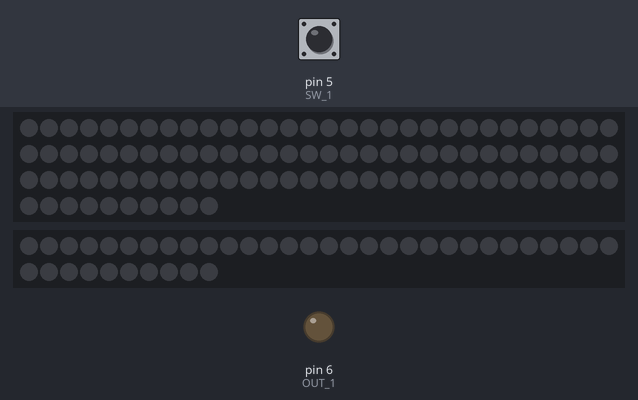
A sketch run on a simulated Arduino Uno, built with avr-gcc and run on an emulated ATmega328P. On the bench: 100 RGB LEDs in strip order, left to right, continuing on the next row, 40 RGB LEDs in strip order, left to right, continuing on the next row, output pins drawn as LEDs (lit = HIGH). The inputs (shaded band) are chosen by the test bench; at power-on: pin 5 (SW_1) HIGH.

Above: at 1.6 s.
1.7 s: pin 5 (SW_1) pulled LOW for 1 s
At 2.28 s:
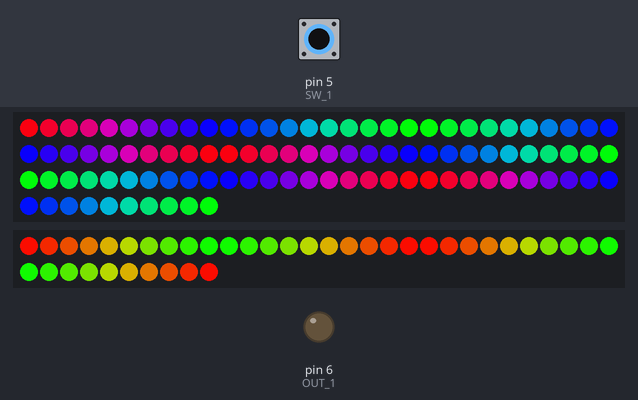
4.4 s: pin 5 (SW_1) pulled LOW for 0.5 s
6.4 s: pin 5 (SW_1) pulled LOW for 3.2 s
At 8.44 s:
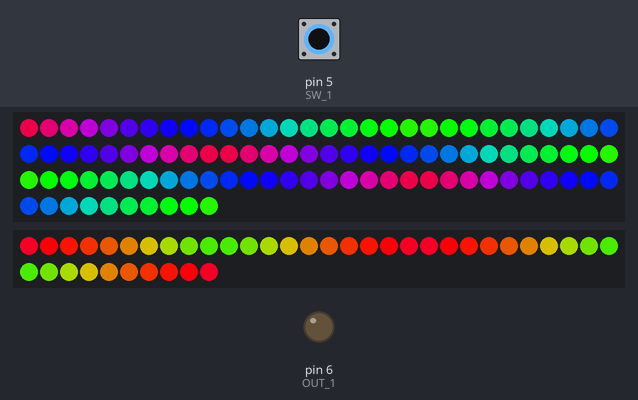
11.1 s: pin 5 (SW_1) pulled LOW for 1 s
13.8 s: pin 5 (SW_1) pulled LOW for 3.2 s
At 14.19 s:
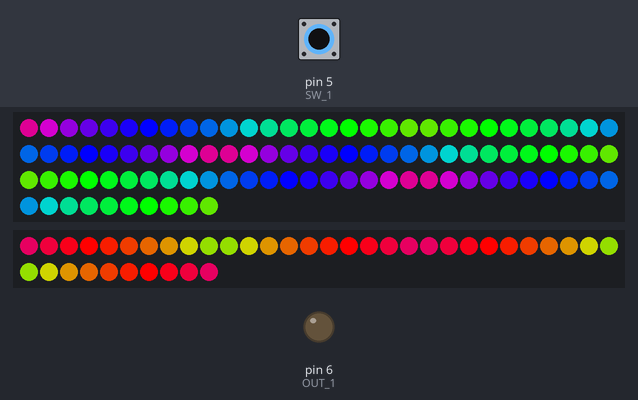
18.5 s: pin 5 (SW_1) pulled LOW for 0.5 s
Timing chart, 0 to 21.5 s (numbered marks = the images above; inputs shaded):
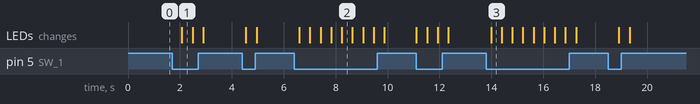

The sketch:

ChinaCabinetV1.ino
```cpp
/*
Tools -> Board -> Adafruit AVR Boards -> ProTrinket 5v/16MHz (USB)
Tools -> Port -> /dev/ttyS0
Tools -> Programmer -> USBtinyISP
Sketch -> Upload Using Programmer
*/

/* Physical Layout East< >West       Row (East no row 4)
*   9 <- 0   |       0 -> 19         0
* ---------- | --------------------
*  10 -> 19  |      39 <- 20         1
* ---------- | --------------------
*            |      40 -> 59         2
*  29 <- 20  | --------------------
* ---------- |      79 <- 60         3
*            | --------------------
*  30 -> 39  |      80 -> 99         4
* ---------- | --------------------
*  Or/W      |      Or       = +5V   (Connector Red)
*  Brn/W     |      Grn/W    = Gnd   (Connector Grn)
*  Brn       |      Grn      = Data  (Connector White)
*
* Logical Columns:
*          1 -> 30
*/

#include <Adafruit_NeoPixel.h>


// Neopixel parameters
#define PIN_W      4
#define PIN_E      8
#define SW_1       5  // Input from toggle switch, INPUT_PULLUP
#define OUT_1      6  // Set to output, always low, to use as reference for SW_1
#define NUM_SHELVES_W 5
#define NUM_SHELVES_E 4
#define STRIPLEN_W 20
#define STRIPLEN_E 10
#define NUM_LEDS_W NUM_SHELVES_W*STRIPLEN_W  // 5 shelves 20 LEDs each = 100
#define NUM_LEDS_E NUM_SHELVES_E*STRIPLEN_E  // 4 shelves 10 LEDs each = 40
int switchstate_1 = 1;  // We pull low to enable
int tdelay = 400;  // milliseconds between neopixel updates
// Parameter 1 = number of pixels in strip
// Parameter 2 = pin number (most are valid)
// Parameter 3 = pixel type flags, add together as needed:
// NEO_KHZ800 800 KHz bitstream (most NeoPixel products w/WS2812 LEDs)
// NEO_KHZ400 400 KHz (classic 'v1' (not v2) FLORA pixels, WS2811 drivers)
// NEO_GRB Pixels are wired for GRB bitstream (most NeoPixel products)
// NEO_RGB Pixels are wired for RGB bitstream (v1 FLORA pixels, not v2)
// Use NEO_GRB for strips, NEO_RGB for Amazon ALITOVE WS2811 12mm Diffused Digital RGB LED Pixel Light Individually Addressable Round LED Pixels Module IP68 Waterproof DC 5V 50pcs/Set
Adafruit_NeoPixel strip_w = Adafruit_NeoPixel(NUM_LEDS_W, PIN_W, NEO_GRB + NEO_KHZ800);
Adafruit_NeoPixel strip_e = Adafruit_NeoPixel(NUM_LEDS_E, PIN_E, NEO_GRB + NEO_KHZ800);

// serial port speed
#define SERIALBPS 115200

void showStrip() {
  strip_w.show();
  strip_e.show();
}

void lightsOff() {
  int i;
  for(i=0; i<NUM_LEDS_W; i++) {
    strip_w.setPixelColor(i, strip_w.Color(0, 0, 0));
  }
  for(i=0; i<NUM_LEDS_E; i++) {
    strip_e.setPixelColor(i, strip_e.Color(0, 0, 0));
  }
  showStrip();
  Serial.println("lightsOff() called");
}

int getPhysicalLoc (int row, int col) {
  // Pass row 0..4, and col 0..29
  // Will return value+1024 for east, +0 for west
  int physloc;
  // East cabinet
  if (col < STRIPLEN_E) {
    // Rows 0, 2 = right to left
    if ((row % 2) == 0) {
      physloc = (((row + 1) * STRIPLEN_E - 1) - col) + 1024;
    }
    // Rows 1, 3 = left to right
    else {
      physloc = ((row * STRIPLEN_E) + col) + 1024;
    }
  }
  // West cabinet
  else {
    col = col - STRIPLEN_E;
    // Rows 0, 2, 4 = left to right
    if ((row % 2) == 0) {
      physloc = (row * STRIPLEN_W) + col;
    }
    // Rows 1, 3 = right to left
    else {
      physloc = ((row + 1) * STRIPLEN_W - 1) - col;
    }
  }
  return physloc;
}

byte * Wheel(byte WheelPos) {
  static byte c[3];

  if(WheelPos < 85) {
   c[0]=WheelPos * 3;
   c[1]=255 - WheelPos * 3;
   c[2]=0;
  } else if(WheelPos < 170) {
   WheelPos -= 85;
   c[0]=255 - WheelPos * 3;
   c[1]=0;
   c[2]=WheelPos * 3;
  } else {
   WheelPos -= 170;
   c[0]=0;
   c[1]=WheelPos * 3;
   c[2]=255 - WheelPos * 3;
  }
  return c;
}

void rainbowCycle(int SpeedDelay) {
  byte *c;
  uint16_t i, j, row;
  int physicalLoc;

  for(j=0; j<256*5; j++) { // 5 cycles of all colors on wheel
    for(i=0; i<(STRIPLEN_E+STRIPLEN_W); i++) {
      c=Wheel(((i * 256 / (STRIPLEN_E+STRIPLEN_W)) + j) & 255);
      for (row=0; row<=4; row++) {
        physicalLoc = getPhysicalLoc(row, i);
        if (physicalLoc >= 1024) {
          // East cabinet
          strip_e.setPixelColor(physicalLoc-1024, strip_e.Color(*c, *(c+1), *(c+2)));
        }
        else {
          // West cabinet
          strip_w.setPixelColor(physicalLoc, strip_w.Color(*c, *(c+1), *(c+2)));
        }
      }
    }
    switchstate_1 = digitalRead(SW_1);
    if (switchstate_1 == 0) {
      showStrip();
    }
    else {
      lightsOff();
    }
    delay(SpeedDelay);
  }
}

void setAll(byte red, byte green, byte blue) {
  for (int i = 0; i < NUM_LEDS_W; i++) {
    strip_w.setPixelColor(i, strip_w.Color(red, green, blue));
  }
  showStrip();
}

void setup() {
  // Setup for the toggle switch
  pinMode(SW_1, INPUT_PULLUP);
  pinMode(OUT_1, OUTPUT);
  digitalWrite(OUT_1, LOW);

  // Setup for the neopixels
  strip_w.begin();
  strip_e.begin();
  lightsOff();
}

void loop() {
  rainbowCycle(tdelay);
}
```

Measured:
- after the input at 1.7 s, the LEDs: change after 0.38 s (image 1)
- after the input at 6.4 s, the LEDs: first change after 0.20 s (image 2 shows a later state)
- after the input at 13.8 s, the LEDs: change after 0.19 s (image 3)
